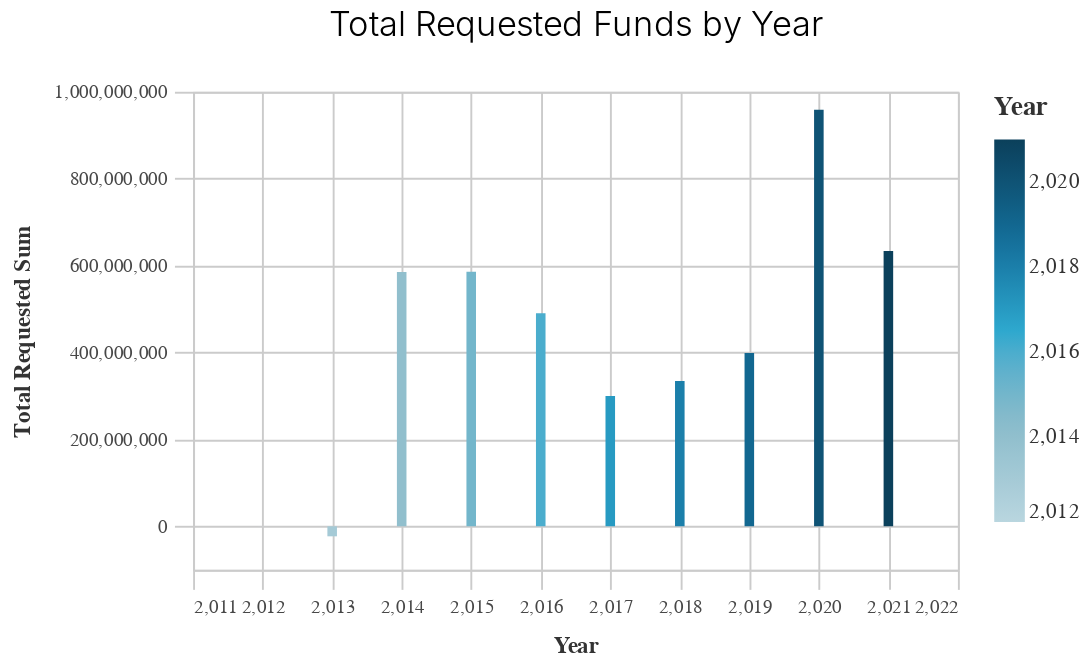

Notebook code cell kept with this figure:
### Code cell
basic_bar_chart_test(df_years, 'prepared_y', 'total_requested_sum', 'prepared_y', subset, 'Total Requested Funds by Year')

### Figure 1 — Vega-Lite specification as saved in the notebook (floating-point values rounded to 4 significant figures)
{"config": {"view": {"continuousWidth": 400, "continuousHeight": 300}, "axis": {"domainColor": "#cbcbcb", "grid": true, "gridColor": "#cbcbcb", "gridWidth": 1, "labelColor": "#474747", "labelFont": "Nunito Sans", "labelFontSize": 10, "labelPadding": 4, "tickColor": "#cbcbcb", "tickSize": 10, "titleColor": "#333", "titleFont": "Raleway", "titleFontSize": 12, "titlePadding": 10}, "axisBand": {"grid": false}, "background": "white", "font": "Raleway", "header": {"labelFont": "Nunito Sans", "titleFont": "Raleway"}, "legend": {"labelColor": "#333", "labelFont": "Nunito Sans", "labelFontSize": 11, "labelLimit": 0, "padding": 1, "symbolSize": 30, "symbolType": "square", "titleColor": "#333", "titleFont": "Raleway", "titleFontSize": 14, "titlePadding": 10}, "title": {"anchor": "middle", "font": "Raleway", "fontSize": 18, "fontWeight": 300, "offset": 20}}, "data": {"name": "data-b359b26a727758728cf84ff33450ee08"}, "mark": "bar", "encoding": {"color": {"field": "prepared_y", "legend": {"title": "Year"}, "scale": {"range": ["#B9D6DF", "#8CBCCB", "#2EA8CE", "#136C97", "#0B405B"]}, "type": "quantitative"}, "x": {"field": "prepared_y", "sort": "-y", "title": "Year", "type": "quantitative"}, "y": {"field": "total_requested_sum", "title": "Total Requested Sum", "type": "quantitative"}}, "height": 250, "title": "Total Requested Funds by Year", "width": 400, "$schema": "https://vega.github.io/schema/vega-lite/v4.17.0.json", "datasets": {"data-b359b26a727758728cf84ff33450ee08": [{"prepared_y": 2021, "dist": 7, "ac_requested_sum": -19830000.0, "fed_requested_sum": 444300000.0, "total_requested_sum": 633700000.0, "ac_requested_mean": -82270.0, "fed_requested_mean": 1844000.0, "total_requested_mean": 2629000.0, "unique_mpo": 2.0, "unique_prefix": 41.0, "unique_primary_agency_name": 62.0, "unique_project_location": 203.0, "unique_project_no": 210.0, "unique_type_of_work": 196.0}, {"prepared_y": 2020, "dist": 7, "ac_requested_sum": -27850000.0, "fed_requested_sum": 418900000.0, "total_requested_sum": 958800000.0, "ac_requested_mean": -87040.0, "fed_requested_mean": 1309000.0, "total_requested_mean": 2996000.0, "unique_mpo": 1.0, "unique_prefix": 44.0, "unique_primary_agency_name": 60.0, "unique_project_location": 277.0, "unique_project_no": 283.0, "unique_type_of_work": 268.0}, {"prepared_y": 2019, "dist": 7, "ac_requested_sum": -12990000.0, "fed_requested_sum": 363300000.0, "total_requested_sum": 398700000.0, "ac_requested_mean": -37450.0, "fed_requested_mean": 1047000.0, "total_requested_mean": 1149000.0, "unique_mpo": 2.0, "unique_prefix": 37.0, "unique_primary_agency_name": 67.0, "unique_project_location": 293.0, "unique_project_no": 304.0, "unique_type_of_work": 285.0}, {"prepared_y": 2018, "dist": 7, "ac_requested_sum": -59150000.0, "fed_requested_sum": 333500000.0, "total_requested_sum": 334600000.0, "ac_requested_mean": -176100.0, "fed_requested_mean": 992600.0, "total_requested_mean": 995900.0, "unique_mpo": 1.0, "unique_prefix": 39.0, "unique_primary_agency_name": 63.0, "unique_project_location": 280.0, "unique_project_no": 294.0, "unique_type_of_work": 267.0}, {"prepared_y": 2017, "dist": 7, "ac_requested_sum": -60400000.0, "fed_requested_sum": 311600000.0, "total_requested_sum": 299700000.0, "ac_requested_mean": -184100.0, "fed_requested_mean": 950000.0, "total_requested_mean": 913700.0, "unique_mpo": 2.0, "unique_prefix": 39.0, "unique_primary_agency_name": 73.0, "unique_project_location": 282.0, "unique_project_no": 296.0, "unique_type_of_work": 266.0}, {"prepared_y": 2016, "dist": 7, "ac_requested_sum": -93840000.0, "fed_requested_sum": 430300000.0, "total_requested_sum": 490400000.0, "ac_requested_mean": -248900.0, "fed_requested_mean": 1144000.0, "total_requested_mean": 1301000.0, "unique_mpo": 2.0, "unique_prefix": 43.0, "unique_primary_agency_name": 76.0, "unique_project_location": 308.0, "unique_project_no": 323.0, "unique_type_of_work": 304.0}, {"prepared_y": 2015, "dist": 7, "ac_requested_sum": 134800000.0, "fed_requested_sum": 259000000.0, "total_requested_sum": 585900000.0, "ac_requested_mean": 364400.0, "fed_requested_mean": 700100.0, "total_requested_mean": 1584000.0, "unique_mpo": 8.0, "unique_prefix": 41.0, "unique_primary_agency_name": 85.0, "unique_project_location": 299.0, "unique_project_no": 312.0, "unique_type_of_work": 269.0}, {"prepared_y": 2014, "dist": 7, "ac_requested_sum": 235000000.0, "fed_requested_sum": 291500000.0, "total_requested_sum": 585100000.0, "ac_requested_mean": 546400.0, "fed_requested_mean": 677900.0, "total_requested_mean": 1361000.0, "unique_mpo": 10.0, "unique_prefix": 42.0, "unique_primary_agency_name": 77.0, "unique_project_location": 362.0, "unique_project_no": 375.0, "unique_type_of_work": 323.0}, {"prepared_y": 2013, "dist": 7, "ac_requested_sum": 28550000.0, "fed_requested_sum": 14650000.0, "total_requested_sum": -23010000.0, "ac_requested_mean": 892200.0, "fed_requested_mean": 457700.0, "total_requested_mean": -719000.0, "unique_mpo": 4.0, "unique_prefix": 20.0, "unique_primary_agency_name": 18.0, "unique_project_location": 30.0, "unique_project_no": 32.0, "unique_type_of_work": 31.0}, {"prepared_y": 2012, "dist": 7, "ac_requested_sum": 0.0, "fed_requested_sum": -109500.0, "total_requested_sum": -123500.0, "ac_requested_mean": 0.0, "fed_requested_mean": -109500.0, "total_requested_mean": -123500.0, "unique_mpo": 1.0, "unique_prefix": 1.0, "unique_primary_agency_name": 1.0, "unique_project_location": 1.0, "unique_project_no": 1.0, "unique_type_of_work": 1.0}]}}
